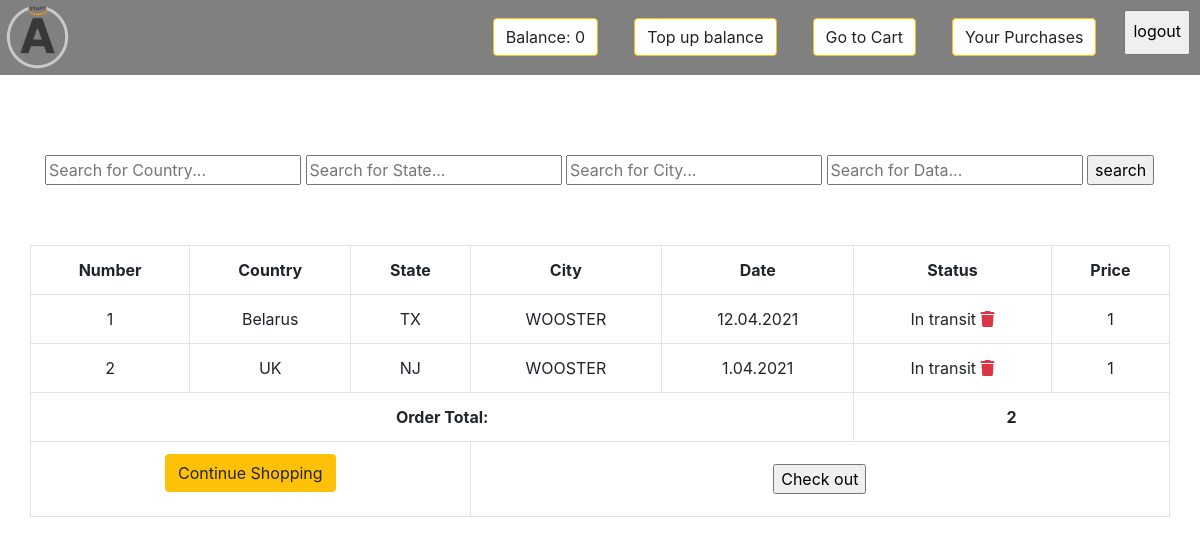
The page /cart/order-summary/ (signed in) on the database as committed earlier.
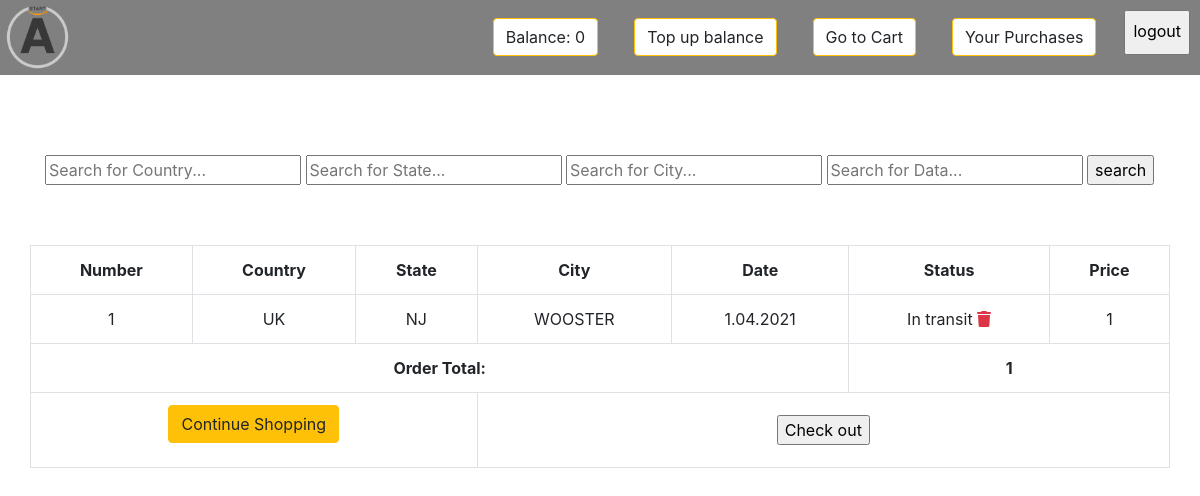
The same page on the database as committed later.
### shopping_cart/models.py (models this page shows, shortened)
class OrderItem(models.Model):
    product = models.OneToOneField(Product, on_delete=models.SET_NULL, null=True)
    is_ordered = models.BooleanField(default=False)
    date_added = models.DateTimeField(auto_now=True)
    date_ordered = models.DateTimeField(null=True)

class Order(models.Model):
    ref_code = models.CharField(max_length=15)
    owner = models.ForeignKey(Profile, on_delete=models.SET_NULL, null=True)
    is_ordered = models.BooleanField(default=False)
    items = models.ManyToManyField(OrderItem)
    date_ordered = models.DateTimeField(auto_now=True)
    def get_cart_items(self):
        return self.items.all()
    def get_cart_total(self):
        return sum([item.product.price for item in self.items.all()])

### products/models.py (models this page shows, shortened)
class Product(models.Model):
    country = models.CharField(max_length=50, verbose_name='Страна')
    state = models.CharField(max_length=50, verbose_name='Штат')
    city = models.CharField(max_length=50, verbose_name='Город')
    data = models.CharField(max_length=100, verbose_name='Дата')
    status = models.CharField(max_length=50, verbose_name='Статус')
    number_track = models.CharField(max_length=50, verbose_name='Номер трека')
    price = models.IntegerField()

### shopping_cart/views.py (the view)
@login_required()
def order_details(request, **kwargs):
    existing_order = get_user_pending_order(request)
    context = {
        'order': existing_order
    }
    return render(request, 'shopping_cart/order_summary.html', context)

### shopping_cart/views.py (called while the page is built)
def get_user_pending_order(request):
    user_profile = get_object_or_404(Profile, user=request.user)
    order = Order.objects.filter(owner=user_profile, is_ordered=False)
    if order.exists():
        return order[0]
    return 0

### shopping_cart/templates/shopping_cart/order_summary.html (shortened to what this page needs)
{% extends "base.html" %}
{% block content %}
<div class="seaching_form" style="padding-top: 80px;">
    <form method="POST" action="{% url 'products:search' %}"  class="search-form" style="display:contents;">
        <input name="country" type="text" class="search_input" placeholder="Search for Country...">
        <input name="state" type="text" class="search_input" placeholder="Search for State...">
        <input name="city" type="text" class="search_input" placeholder="Search for City...">
        <input name="data" type="text" class="search_input" placeholder="Search for Data...">
        <input type="submit" value="search">
    </form>
</div>
 <section>
   <div class="row">
    <table class="table table-hover table-bordered text-center">
      <tr class="text-center">
        <th>Number</th>
        <th>Country</th>
        <th>State</th>
        <th>City</th>
        <th>Date</th>
        <th>Status</th>
        <th>Price</th>
      </tr>
      {% for item in order.get_cart_items %}
        <tr>
          <td>{{ forloop.counter }}</td>
          <td>{{ item.product.country }}</td>
          <td>{{ item.product.state }}</td>
          <td>{{ item.product.city }}</td>
          <td>{{ item.product.data }}</td>
          <td>
            {{ item.product.status }}
            <span class="pull-right">
              <a href="{% url 'shopping_cart:delete_item' item.id %}" data-balloon="remove this item from cart" class="text-danger" onclick="return confirm_delete();">
                <i class="fas fa-trash"></i>
              </a>
            </span>
          </td>
          <td>{{ item.product.price }}</td>
        </tr>
      {% empty %}
        <tr>
          <td colspan= 3> You have not added any items yet.</td>
        </tr>
      {% endfor %}
      <tr>
        {% if order.get_cart_total != None %}
        <td colspan=5>
          <strong class="pull-right">Order Total:</strong>
        </td>
        <td colspan= 2>
          <strong>{{ order.get_cart_total }}</strong>
        </td>
        {% endif %}
      </tr>
      <tr>
        <td colspan=3 >
          <a href="{% url 'products:product-list' %}" class="btn btn-warning pull-left">
            {% if order %}Continue Shopping{% else %}Add Items to Cart {% endif %}
          </a>
        </td>
        <td colspan=4>
          {% if order.get_cart_items %}
          <form method="POST" action="{% url 'shopping_cart:balance' %}"  class="search-form">
            <input type="submit" value="Check out">
          </form>
          {% endif %}
        </td>
      </tr>
    </table>
   </div>
 </section>
{% endblock %}

Rows that differ between the two databases and show on the page:
removed OrderItem: product.country "Belarus", product.state "TX", product.city "WOOSTER", product.data "12.04.2021", product.status "In transit", product.price "1"
computed for Order: get_cart_total "2" → "1"
